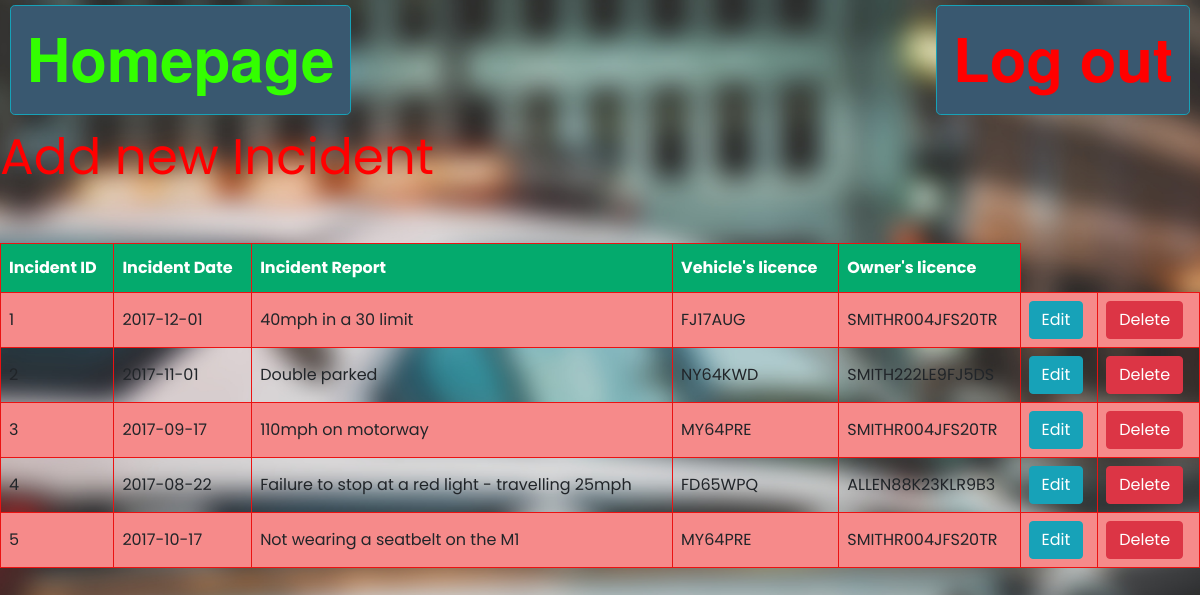
Page /view_Incident.php (signed in) on the committed database.
### tables this page shows
CREATE TABLE Incident (
  `Incident_ID` int(11) NOT NULL AUTO_INCREMENT,
  `Vehicle_ID` int(11) NOT NULL,
  `People_ID` int(11) NOT NULL,
  `Incident_Date` date NOT NULL,
  `Incident_Report` varchar(500) NOT NULL,
  `User_ID` int(11) NOT NULL,
  `Offence_ID` int(11) NOT NULL,
  PRIMARY KEY (`Incident_ID`),
  KEY `fk_incident_vehicle` (`Vehicle_ID`),
  KEY `fk_incident_people` (`People_ID`),
  KEY `fk_incident_offence` (`Offence_ID`),
  KEY `fk_incident_reporter` (`User_ID`),
  CONSTRAINT `fk_incident_people` FOREIGN KEY (`People_ID`) REFERENCES `People` (`People_ID`),
  CONSTRAINT `fk_incident_offence` FOREIGN KEY (`Offence_ID`) REFERENCES `Offence` (`Offence_ID`),
  CONSTRAINT `fk_incident_reporter` FOREIGN KEY (`User_ID`) REFERENCES `Login` (`User_ID`),
  CONSTRAINT `fk_incident_vehicle` FOREIGN KEY (`Vehicle_ID`) REFERENCES `Vehicle` (`Vehicle_ID`),
 
  UNIQUE `unique_incident` (`Vehicle_ID`, `People_ID`, `Offence_ID`, `Incident_Date`, `Incident_Report`)
);

CREATE TABLE Vehicle (
  `Vehicle_ID` int(11) AUTO_INCREMENT,
  `Vehicle_make` varchar(20) NOT NULL,
  `Vehicle_model` varchar(20) NOT NULL,
  `Vehicle_colour` varchar(20) NOT NULL,
  `Vehicle_licence` char(7) NOT NULL,
  PRIMARY KEY (`Vehicle_ID`),
  UNIQUE KEY `Vehicle_licence` (`Vehicle_licence`)
);

CREATE TABLE People (
  `People_ID` int(11) AUTO_INCREMENT,
  `People_name` varchar(50) NOT NULL,
  `People_address` varchar(50) DEFAULT NULL,
  `People_YOB` year(4) DEFAULT NULL,
  `People_licence` char(16) NOT NULL,
  PRIMARY KEY (`People_ID`),
  UNIQUE KEY `People_licence` (`People_licence`)
);

### view_Incident.php (the view, shortened to what this page needs)
<!DOCTYPE html>
<html lang="en">
<head>
    <link rel="stylesheet" href="style.css">
    <link rel="stylesheet" href="bootstrap-css/css/bootstrap.min.css">
</head>
<body id="blurred-bg">
    <a href="main.php" class="btn btn-info btn-lg" id='homepage'>
        <span class="glyphicon glyphicon-log-out"></span> Homepage
    </a>
    <a href="index.php?logout" class="btn btn-info btn-lg" id='logout'>
    </a>
    <br><br><br><br><br>
    <span class="homepage"><a href="add_Incident.php" style="color: red"> Add new Incident</a> </span> <br>
    <br><br>
    <table id="customers">
        <tr>
            <th>Incident ID</th>
            <th>Incident Date</th>
            <th>Incident Report</th>
            <th>Vehicle's licence</th>
            <th>Owner's licence</th>
        </tr>
        <?php
        require("db.inc.php");
        $conn = mysqli_connect($servername, $username, $password, $dbname);
        $sql = 'SELECT Incident_ID, Incident_Date, I.Vehicle_ID, I.People_ID, Incident_Report, User_ID, Offence_ID, Vehicle_licence, People_licence FROM Incident I JOIN People P USING (People_ID) JOIN Vehicle V USING (Vehicle_ID);';
        $result = mysqli_query($conn, $sql);
        if (mysqli_num_rows($result) > 0) {
            while ($row = mysqli_fetch_assoc($result)) {
                $Incident_ID = $row["Incident_ID"];
                $Incident_Date = $row["Incident_Date"];
                $Incident_Report = $row["Incident_Report"];
                $Vehicle_licence = $row["Vehicle_licence"];
                $Owner_licence = $row["People_licence"];
        ?>
        <tr>
            <td>
                <?php echo $Incident_ID ?>
            </td>
            <td>
                <?php echo $Incident_Date ?>
            </td>
            <td>
                <?php echo $Incident_Report ?>
            </td>
            <td>
                <?php echo $Vehicle_licence ?>
            </td>
            <td>
                <?php echo $Owner_licence ?>
            </td>
            <td><a href="edit_Incident.php?edit=<?php echo $Incident_ID ?> " class="btn btn-info"> Edit </a></td>
            <td><a href="view_Incident.php?delete=<?php echo $Incident_ID ?> " class="btn btn-danger"
                    onclick="return confirm('Are you sure you want to delete this item?');"> Delete </a></td>
        </tr>
        <?php
            }
        }
        ?>
</body>
</html>

### style.css (style rules this page uses)
* { box-sizing: border-box; font-family: "Poppins", sans-serif; }
body { margin: 0; padding: 0; background-image: url("Police.jpg"); background-position: center; background-repeat: no-repeat; background-size: cover; height: 100vh; overflow: scroll; }
#blurred-bg { background-image: url("Police-blurred.jpg"); overflow: scroll; }
.homepage { text-align: center; font-size: 50px; padding: 20px 0; color: rgb(255, 0, 0); }
#customers { font-family: Arial, Helvetica, sans-serif; border-collapse: collapse; width: 100%; }
#customers td, #customers th { border: 1px solid rgb(235, 18, 18); padding: 8px; }
#customers tr:nth-child(even) { background-color: #f68a8a; }
#customers th { padding-top: 12px; padding-bottom: 12px; text-align: left; background-color: #04AA6D; color: white; }
#logout { position:fixed; right:10px; top:5px; font: bold 60px "Helvetica Neue", Helvetica, Arial, sans-serif; background: linear-gradient(#49708f, #293f50); background: #395870; color: rgb(255, 0, 0); }
#homepage { position:fixed; left:10px; top:5px; font: bold 60px "Helvetica Neue", Helvetica, Arial, sans-serif; background: linear-gradient(#49708f, #293f50); background: #395870; color: rgb(51, 255, 0); }

### rows in the picture
incident: Incident_ID "1", Incident_Date "2017-12-01", Incident_Report "40mph in a 30 limit", Vehicle_ID.Vehicle_licence "FJ17AUG", People_ID.People_licence "SMITHR004JFS20TR"
incident: Incident_ID "2", Incident_Date "2017-11-01", Incident_Report "Double parked", Vehicle_ID.Vehicle_licence "NY64KWD", People_ID.People_licence "SMITH222LE9FJ5DS"
incident: Incident_ID "3", Incident_Date "2017-09-17", Incident_Report "110mph on motorway", Vehicle_ID.Vehicle_licence "MY64PRE", People_ID.People_licence "SMITHR004JFS20TR"
incident: Incident_ID "4", Incident_Date "2017-08-22", Incident_Report "Failure to stop at a red light - travelling 25mph", Vehicle_ID.Vehicle_licence "FD65WPQ", People_ID.People_licence "ALLEN88K23KLR9B3"
incident: Incident_ID "5", Incident_Date "2017-10-17", Incident_Report "Not wearing a seatbelt on the M1", Vehicle_ID.Vehicle_licence "MY64PRE", People_ID.People_licence "SMITHR004JFS20TR"
